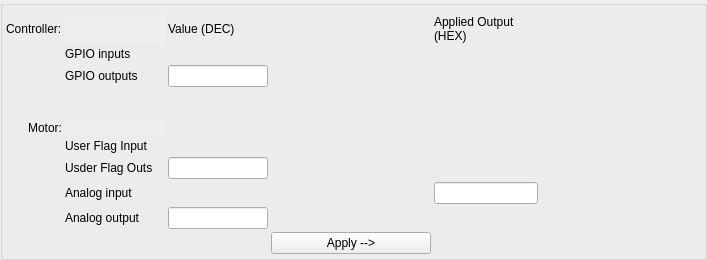
<?xml version="1.0" encoding="UTF-8"?>
<ui version="4.0">
 <class>Form</class>
 <widget class="QWidget" name="Form">
  <property name="geometry">
   <rect>
    <x>0</x>
    <y>0</y>
    <width>707</width>
    <height>260</height>
   </rect>
  </property>
  <property name="windowTitle">
   <string>Form</string>
  </property>
  <property name="styleSheet">
   <string notr="true"/>
  </property>
  <layout class="QVBoxLayout" name="verticalLayout">
   <property name="spacing">
    <number>0</number>
   </property>
   <property name="leftMargin">
    <number>0</number>
   </property>
   <property name="topMargin">
    <number>0</number>
   </property>
   <property name="rightMargin">
    <number>0</number>
   </property>
   <property name="bottomMargin">
    <number>0</number>
   </property>
   <item>
    <widget class="QEGroupBox" name="qegroupbox_7">
     <property name="title" stdset="0">
      <string/>
     </property>
     <layout class="QGridLayout" name="gridLayout_8">
      <property name="leftMargin">
       <number>3</number>
      </property>
      <property name="topMargin">
       <number>9</number>
      </property>
      <property name="rightMargin">
       <number>3</number>
      </property>
      <property name="bottomMargin">
       <number>3</number>
      </property>
      <property name="spacing">
       <number>3</number>
      </property>
      <item row="10" column="1">
       <widget class="QLabel" name="label_51">
        <property name="sizePolicy">
         <sizepolicy hsizetype="Preferred" vsizetype="Preferred">
          <horstretch>0</horstretch>
          <verstretch>0</verstretch>
         </sizepolicy>
        </property>
        <property name="minimumSize">
         <size>
          <width>100</width>
          <height>0</height>
         </size>
        </property>
        <property name="text">
         <string>Analog output</string>
        </property>
       </widget>
      </item>
      <item row="6" column="1">
       <widget class="QLabel" name="label_55">
        <property name="sizePolicy">
         <sizepolicy hsizetype="Preferred" vsizetype="Preferred">
          <horstretch>0</horstretch>
          <verstretch>0</verstretch>
         </sizepolicy>
        </property>
        <property name="minimumSize">
         <size>
          <width>0</width>
          <height>0</height>
         </size>
        </property>
        <property name="text">
         <string>User Flag Input</string>
        </property>
       </widget>
      </item>
      <item row="2" column="1">
       <widget class="QLabel" name="label_58">
        <property name="sizePolicy">
         <sizepolicy hsizetype="Preferred" vsizetype="Preferred">
          <horstretch>0</horstretch>
          <verstretch>0</verstretch>
         </sizepolicy>
        </property>
        <property name="minimumSize">
         <size>
          <width>100</width>
          <height>0</height>
         </size>
        </property>
        <property name="text">
         <string>GPIO inputs</string>
        </property>
       </widget>
      </item>
      <item row="8" column="3">
       <widget class="QEBitStatus" name="qebitstatus_40">
        <property name="sizePolicy">
         <sizepolicy hsizetype="Fixed" vsizetype="Preferred">
          <horstretch>0</horstretch>
          <verstretch>0</verstretch>
         </sizepolicy>
        </property>
        <property name="minimumSize">
         <size>
          <width>160</width>
          <height>16</height>
         </size>
        </property>
        <property name="maximumSize">
         <size>
          <width>160</width>
          <height>16</height>
         </size>
        </property>
        <property name="numberOfBits">
         <number>12</number>
        </property>
        <property name="shift">
         <number>0</number>
        </property>
        <property name="onColour">
         <color>
          <red>0</red>
          <green>255</green>
          <blue>0</blue>
         </color>
        </property>
        <property name="offColour">
         <color>
          <red>194</red>
          <green>194</green>
          <blue>194</blue>
         </color>
        </property>
        <property name="variable" stdset="0">
         <string>$(MOTOR):FlagsOut</string>
        </property>
        <property name="variableSubstitutions" stdset="0">
         <string/>
        </property>
       </widget>
      </item>
      <item row="8" column="4">
       <widget class="QELabel" name="qelabel_54">
        <property name="minimumSize">
         <size>
          <width>100</width>
          <height>16</height>
         </size>
        </property>
        <property name="alignment">
         <set>Qt::AlignLeading|Qt::AlignLeft|Qt::AlignVCenter</set>
        </property>
        <property name="variable" stdset="0">
         <string>$(MOTOR):FlagsOutRbv</string>
        </property>
        <property name="variableSubstitutions" stdset="0">
         <string/>
        </property>
        <property name="precision">
         <number>0</number>
        </property>
        <property name="useDbPrecision">
         <bool>false</bool>
        </property>
        <property name="addUnits">
         <bool>false</bool>
        </property>
        <property name="forceSign">
         <bool>false</bool>
        </property>
        <property name="format" stdset="0">
         <enum>QELabel::UnsignedInteger</enum>
        </property>
        <property name="radix">
         <number>16</number>
        </property>
        <property name="separator" stdset="0">
         <enum>QELabel::Space</enum>
        </property>
        <property name="leadingZero" stdset="0">
         <bool>false</bool>
        </property>
        <property name="trailingZeros" stdset="0">
         <bool>false</bool>
        </property>
       </widget>
      </item>
      <item row="3" column="1">
       <widget class="QLabel" name="label_57">
        <property name="sizePolicy">
         <sizepolicy hsizetype="Preferred" vsizetype="Preferred">
          <horstretch>0</horstretch>
          <verstretch>0</verstretch>
         </sizepolicy>
        </property>
        <property name="minimumSize">
         <size>
          <width>100</width>
          <height>0</height>
         </size>
        </property>
        <property name="text">
         <string>GPIO outputs</string>
        </property>
       </widget>
      </item>
      <item row="9" column="1">
       <widget class="QLabel" name="label_49">
        <property name="sizePolicy">
         <sizepolicy hsizetype="Preferred" vsizetype="Preferred">
          <horstretch>0</horstretch>
          <verstretch>0</verstretch>
         </sizepolicy>
        </property>
        <property name="minimumSize">
         <size>
          <width>100</width>
          <height>0</height>
         </size>
        </property>
        <property name="text">
         <string>Analog input</string>
        </property>
       </widget>
      </item>
      <item row="8" column="5">
       <widget class="QEBitStatus" name="qebitstatus_41">
        <property name="sizePolicy">
         <sizepolicy hsizetype="Fixed" vsizetype="Preferred">
          <horstretch>0</horstretch>
          <verstretch>0</verstretch>
         </sizepolicy>
        </property>
        <property name="minimumSize">
         <size>
          <width>160</width>
          <height>16</height>
         </size>
        </property>
        <property name="maximumSize">
         <size>
          <width>160</width>
          <height>16</height>
         </size>
        </property>
        <property name="numberOfBits">
         <number>12</number>
        </property>
        <property name="shift">
         <number>0</number>
        </property>
        <property name="onColour">
         <color>
          <red>0</red>
          <green>255</green>
          <blue>0</blue>
         </color>
        </property>
        <property name="offColour">
         <color>
          <red>194</red>
          <green>194</green>
          <blue>194</blue>
         </color>
        </property>
        <property name="variable" stdset="0">
         <string>$(MOTOR):FlagsOutRbv</string>
        </property>
        <property name="variableSubstitutions" stdset="0">
         <string/>
        </property>
       </widget>
      </item>
      <item row="1" column="0">
       <widget class="QLabel" name="label_60">
        <property name="sizePolicy">
         <sizepolicy hsizetype="Preferred" vsizetype="Preferred">
          <horstretch>0</horstretch>
          <verstretch>0</verstretch>
         </sizepolicy>
        </property>
        <property name="minimumSize">
         <size>
          <width>0</width>
          <height>0</height>
         </size>
        </property>
        <property name="text">
         <string>Controller:</string>
        </property>
        <property name="alignment">
         <set>Qt::AlignLeading|Qt::AlignLeft|Qt::AlignVCenter</set>
        </property>
       </widget>
      </item>
      <item row="1" column="4">
       <widget class="QLabel" name="label_50">
        <property name="sizePolicy">
         <sizepolicy hsizetype="Preferred" vsizetype="Preferred">
          <horstretch>0</horstretch>
          <verstretch>0</verstretch>
         </sizepolicy>
        </property>
        <property name="minimumSize">
         <size>
          <width>0</width>
          <height>0</height>
         </size>
        </property>
        <property name="text">
         <string>Applied Output (HEX)</string>
        </property>
        <property name="wordWrap">
         <bool>true</bool>
        </property>
       </widget>
      </item>
      <item row="5" column="1">
       <widget class="QELabel" name="rbv_7">
        <property name="sizePolicy">
         <sizepolicy hsizetype="Preferred" vsizetype="Preferred">
          <horstretch>0</horstretch>
          <verstretch>0</verstretch>
         </sizepolicy>
        </property>
        <property name="minimumSize">
         <size>
          <width>100</width>
          <height>0</height>
         </size>
        </property>
        <property name="toolTip">
         <string>Readback</string>
        </property>
        <property name="autoFillBackground">
         <bool>true</bool>
        </property>
        <property name="variable" stdset="0">
         <string>$(MOTOR).NAME</string>
        </property>
        <property name="variableAsToolTip">
         <bool>false</bool>
        </property>
        <property name="styleSheet">
         <string notr="true"/>
        </property>
       </widget>
      </item>
      <item row="6" column="3">
       <widget class="QEBitStatus" name="qebitstatus_39">
        <property name="sizePolicy">
         <sizepolicy hsizetype="Fixed" vsizetype="Preferred">
          <horstretch>0</horstretch>
          <verstretch>0</verstretch>
         </sizepolicy>
        </property>
        <property name="minimumSize">
         <size>
          <width>160</width>
          <height>16</height>
         </size>
        </property>
        <property name="maximumSize">
         <size>
          <width>160</width>
          <height>16</height>
         </size>
        </property>
        <property name="numberOfBits">
         <number>2</number>
        </property>
        <property name="shift">
         <number>0</number>
        </property>
        <property name="onColour">
         <color>
          <red>0</red>
          <green>255</green>
          <blue>0</blue>
         </color>
        </property>
        <property name="offColour">
         <color>
          <red>194</red>
          <green>194</green>
          <blue>194</blue>
         </color>
        </property>
        <property name="variable" stdset="0">
         <string>$(MOTOR):FlagsIn</string>
        </property>
        <property name="variableSubstitutions" stdset="0">
         <string/>
        </property>
       </widget>
      </item>
      <item row="10" column="4">
       <widget class="QELabel" name="qelabel_50">
        <property name="minimumSize">
         <size>
          <width>80</width>
          <height>0</height>
         </size>
        </property>
        <property name="maximumSize">
         <size>
          <width>100</width>
          <height>16777215</height>
         </size>
        </property>
        <property name="alignment">
         <set>Qt::AlignLeading|Qt::AlignLeft|Qt::AlignVCenter</set>
        </property>
        <property name="variable" stdset="0">
         <string>$(MOTOR):DacOutRbv</string>
        </property>
        <property name="variableSubstitutions" stdset="0">
         <string/>
        </property>
        <property name="forceSign">
         <bool>true</bool>
        </property>
        <property name="format" stdset="0">
         <enum>QELabel::Floating</enum>
        </property>
        <property name="notation" stdset="0">
         <enum>QELabel::Fixed</enum>
        </property>
       </widget>
      </item>
      <item row="3" column="5">
       <widget class="QEBitStatus" name="qebitstatus_43">
        <property name="sizePolicy">
         <sizepolicy hsizetype="Fixed" vsizetype="Preferred">
          <horstretch>0</horstretch>
          <verstretch>0</verstretch>
         </sizepolicy>
        </property>
        <property name="minimumSize">
         <size>
          <width>160</width>
          <height>16</height>
         </size>
        </property>
        <property name="maximumSize">
         <size>
          <width>160</width>
          <height>16</height>
         </size>
        </property>
        <property name="numberOfBits">
         <number>8</number>
        </property>
        <property name="shift">
         <number>16</number>
        </property>
        <property name="onColour">
         <color>
          <red>0</red>
          <green>255</green>
          <blue>0</blue>
         </color>
        </property>
        <property name="offColour">
         <color>
          <red>194</red>
          <green>194</green>
          <blue>194</blue>
         </color>
        </property>
        <property name="variable" stdset="0">
         <string>$(PBRICK):GpioOut1Rbv</string>
        </property>
        <property name="variableSubstitutions" stdset="0">
         <string/>
        </property>
       </widget>
      </item>
      <item row="1" column="2">
       <widget class="QLabel" name="label_53">
        <property name="sizePolicy">
         <sizepolicy hsizetype="Preferred" vsizetype="Preferred">
          <horstretch>0</horstretch>
          <verstretch>0</verstretch>
         </sizepolicy>
        </property>
        <property name="minimumSize">
         <size>
          <width>0</width>
          <height>0</height>
         </size>
        </property>
        <property name="text">
         <string>Value (DEC)</string>
        </property>
       </widget>
      </item>
      <item row="3" column="2">
       <widget class="QELineEdit" name="qelineedit_5">
        <property name="minimumSize">
         <size>
          <width>100</width>
          <height>0</height>
         </size>
        </property>
        <property name="variable" stdset="0">
         <string>$(PBRICK):GpioOut1</string>
        </property>
        <property name="userLevelEnabled" stdset="0">
         <enum>QEGenericEdit::Engineer</enum>
        </property>
        <property name="precision">
         <number>0</number>
        </property>
        <property name="useDbPrecision">
         <bool>false</bool>
        </property>
        <property name="format" stdset="0">
         <enum>QELineEdit::UnsignedInteger</enum>
        </property>
        <property name="radix">
         <number>16</number>
        </property>
        <property name="separator" stdset="0">
         <enum>QELineEdit::NoSeparator</enum>
        </property>
       </widget>
      </item>
      <item row="2" column="2">
       <widget class="QELabel" name="qelabel_55">
        <property name="minimumSize">
         <size>
          <width>100</width>
          <height>0</height>
         </size>
        </property>
        <property name="variable" stdset="0">
         <string>$(PBRICK):GpioIn1</string>
        </property>
        <property name="variableSubstitutions" stdset="0">
         <string/>
        </property>
        <property name="precision">
         <number>0</number>
        </property>
        <property name="useDbPrecision">
         <bool>false</bool>
        </property>
        <property name="addUnits">
         <bool>false</bool>
        </property>
        <property name="format" stdset="0">
         <enum>QELabel::UnsignedInteger</enum>
        </property>
        <property name="radix">
         <number>16</number>
        </property>
        <property name="separator" stdset="0">
         <enum>QELabel::Space</enum>
        </property>
        <property name="leadingZero" stdset="0">
         <bool>false</bool>
        </property>
        <property name="trailingZeros" stdset="0">
         <bool>false</bool>
        </property>
       </widget>
      </item>
      <item row="8" column="1">
       <widget class="QLabel" name="label_54">
        <property name="sizePolicy">
         <sizepolicy hsizetype="Preferred" vsizetype="Preferred">
          <horstretch>0</horstretch>
          <verstretch>0</verstretch>
         </sizepolicy>
        </property>
        <property name="minimumSize">
         <size>
          <width>100</width>
          <height>0</height>
         </size>
        </property>
        <property name="text">
         <string>Usder Flag Outs</string>
        </property>
       </widget>
      </item>
      <item row="10" column="2">
       <widget class="QELineEdit" name="qelineedit_2">
        <property name="minimumSize">
         <size>
          <width>100</width>
          <height>0</height>
         </size>
        </property>
        <property name="variable" stdset="0">
         <string>$(MOTOR):DacOut</string>
        </property>
        <property name="userLevelEnabled" stdset="0">
         <enum>QEGenericEdit::Engineer</enum>
        </property>
       </widget>
      </item>
      <item row="6" column="2">
       <widget class="QELabel" name="qelabel_53">
        <property name="minimumSize">
         <size>
          <width>100</width>
          <height>16</height>
         </size>
        </property>
        <property name="alignment">
         <set>Qt::AlignLeading|Qt::AlignLeft|Qt::AlignVCenter</set>
        </property>
        <property name="variable" stdset="0">
         <string>$(MOTOR):FlagsIn</string>
        </property>
        <property name="variableSubstitutions" stdset="0">
         <string/>
        </property>
        <property name="precision">
         <number>0</number>
        </property>
        <property name="useDbPrecision">
         <bool>false</bool>
        </property>
        <property name="addUnits">
         <bool>false</bool>
        </property>
        <property name="format" stdset="0">
         <enum>QELabel::UnsignedInteger</enum>
        </property>
        <property name="radix">
         <number>16</number>
        </property>
        <property name="separator" stdset="0">
         <enum>QELabel::Space</enum>
        </property>
        <property name="leadingZero" stdset="0">
         <bool>false</bool>
        </property>
        <property name="trailingZeros" stdset="0">
         <bool>false</bool>
        </property>
       </widget>
      </item>
      <item row="9" column="4">
       <widget class="QELineEdit" name="qelineedit_7">
        <property name="minimumSize">
         <size>
          <width>60</width>
          <height>0</height>
         </size>
        </property>
        <property name="variable" stdset="0">
         <string>$(MOTOR):FlagsOut</string>
        </property>
        <property name="visible" stdset="0">
         <bool>false</bool>
        </property>
        <property name="userLevelEnabled" stdset="0">
         <enum>QEGenericEdit::Engineer</enum>
        </property>
        <property name="precision">
         <number>0</number>
        </property>
        <property name="format" stdset="0">
         <enum>QELineEdit::UnsignedInteger</enum>
        </property>
        <property name="radix">
         <number>16</number>
        </property>
       </widget>
      </item>
      <item row="1" column="1">
       <widget class="QELabel" name="rbv_6">
        <property name="sizePolicy">
         <sizepolicy hsizetype="Preferred" vsizetype="Preferred">
          <horstretch>0</horstretch>
          <verstretch>0</verstretch>
         </sizepolicy>
        </property>
        <property name="minimumSize">
         <size>
          <width>100</width>
          <height>0</height>
         </size>
        </property>
        <property name="toolTip">
         <string>Readback</string>
        </property>
        <property name="autoFillBackground">
         <bool>true</bool>
        </property>
        <property name="variable" stdset="0">
         <string>$(PBRICK):NAME</string>
        </property>
        <property name="variableAsToolTip">
         <bool>false</bool>
        </property>
        <property name="styleSheet">
         <string notr="true"/>
        </property>
       </widget>
      </item>
      <item row="5" column="0">
       <widget class="QLabel" name="label_61">
        <property name="sizePolicy">
         <sizepolicy hsizetype="Preferred" vsizetype="Preferred">
          <horstretch>0</horstretch>
          <verstretch>0</verstretch>
         </sizepolicy>
        </property>
        <property name="minimumSize">
         <size>
          <width>0</width>
          <height>0</height>
         </size>
        </property>
        <property name="text">
         <string>Motor:</string>
        </property>
        <property name="alignment">
         <set>Qt::AlignRight|Qt::AlignTrailing|Qt::AlignVCenter</set>
        </property>
       </widget>
      </item>
      <item row="2" column="3">
       <widget class="QEBitStatus" name="qebitstatus_42">
        <property name="sizePolicy">
         <sizepolicy hsizetype="Fixed" vsizetype="Preferred">
          <horstretch>0</horstretch>
          <verstretch>0</verstretch>
         </sizepolicy>
        </property>
        <property name="minimumSize">
         <size>
          <width>160</width>
          <height>16</height>
         </size>
        </property>
        <property name="maximumSize">
         <size>
          <width>160</width>
          <height>16</height>
         </size>
        </property>
        <property name="numberOfBits">
         <number>16</number>
        </property>
        <property name="shift">
         <number>0</number>
        </property>
        <property name="onColour">
         <color>
          <red>0</red>
          <green>255</green>
          <blue>0</blue>
         </color>
        </property>
        <property name="offColour">
         <color>
          <red>194</red>
          <green>194</green>
          <blue>194</blue>
         </color>
        </property>
        <property name="variable" stdset="0">
         <string>$(PBRICK):GpioIn1</string>
        </property>
        <property name="variableSubstitutions" stdset="0">
         <string/>
        </property>
       </widget>
      </item>
      <item row="3" column="4">
       <widget class="QELabel" name="qelabel_56">
        <property name="minimumSize">
         <size>
          <width>100</width>
          <height>0</height>
         </size>
        </property>
        <property name="variable" stdset="0">
         <string>$(PBRICK):GpioOut1Rbv</string>
        </property>
        <property name="variableSubstitutions" stdset="0">
         <string/>
        </property>
        <property name="precision">
         <number>0</number>
        </property>
        <property name="useDbPrecision">
         <bool>false</bool>
        </property>
        <property name="addUnits">
         <bool>false</bool>
        </property>
        <property name="format" stdset="0">
         <enum>QELabel::UnsignedInteger</enum>
        </property>
        <property name="radix">
         <number>16</number>
        </property>
        <property name="separator" stdset="0">
         <enum>QELabel::Space</enum>
        </property>
        <property name="leadingZero" stdset="0">
         <bool>false</bool>
        </property>
        <property name="trailingZeros" stdset="0">
         <bool>false</bool>
        </property>
       </widget>
      </item>
      <item row="8" column="2">
       <widget class="QELineEdit" name="qelineedit_4">
        <property name="minimumSize">
         <size>
          <width>100</width>
          <height>0</height>
         </size>
        </property>
        <property name="variable" stdset="0">
         <string>$(MOTOR):FlagsOut</string>
        </property>
        <property name="userLevelEnabled" stdset="0">
         <enum>QEGenericEdit::Engineer</enum>
        </property>
        <property name="precision">
         <number>0</number>
        </property>
        <property name="format" stdset="0">
         <enum>QELineEdit::UnsignedInteger</enum>
        </property>
        <property name="radix">
         <number>16</number>
        </property>
       </widget>
      </item>
      <item row="9" column="2">
       <widget class="QELabel" name="qelabel_51">
        <property name="minimumSize">
         <size>
          <width>100</width>
          <height>0</height>
         </size>
        </property>
        <property name="alignment">
         <set>Qt::AlignLeading|Qt::AlignLeft|Qt::AlignVCenter</set>
        </property>
        <property name="variable" stdset="0">
         <string>$(MOTOR):AdcIn</string>
        </property>
        <property name="variableSubstitutions" stdset="0">
         <string/>
        </property>
        <property name="forceSign">
         <bool>true</bool>
        </property>
        <property name="format" stdset="0">
         <enum>QELabel::Floating</enum>
        </property>
        <property name="notation" stdset="0">
         <enum>QELabel::Fixed</enum>
        </property>
       </widget>
      </item>
      <item row="11" column="3">
       <layout class="QHBoxLayout" name="horizontalLayout_2">
        <item>
         <widget class="QEPushButton" name="qepushbutton_8">
          <property name="enabled">
           <bool>true</bool>
          </property>
          <property name="sizePolicy">
           <sizepolicy hsizetype="Preferred" vsizetype="Fixed">
            <horstretch>0</horstretch>
            <verstretch>0</verstretch>
           </sizepolicy>
          </property>
          <property name="minimumSize">
           <size>
            <width>0</width>
            <height>20</height>
           </size>
          </property>
          <property name="text">
           <string>Apply --&gt;</string>
          </property>
          <property name="variable" stdset="0">
           <string>$(MOTOR):HardOverride</string>
          </property>
          <property name="confirmAction">
           <bool>true</bool>
          </property>
          <property name="confirmText">
           <string>Will apply outputs to the controller's registers. Are you sure?</string>
          </property>
          <property name="releaseText">
           <string>2</string>
          </property>
          <property name="userLevelEnabled" stdset="0">
           <enum>QEPushButton::Engineer</enum>
          </property>
         </widget>
        </item>
       </layout>
      </item>
      <item row="3" column="3">
       <widget class="QEBitStatus" name="qebitstatus_38">
        <property name="sizePolicy">
         <sizepolicy hsizetype="Fixed" vsizetype="Preferred">
          <horstretch>0</horstretch>
          <verstretch>0</verstretch>
         </sizepolicy>
        </property>
        <property name="minimumSize">
         <size>
          <width>160</width>
          <height>16</height>
         </size>
        </property>
        <property name="maximumSize">
         <size>
          <width>160</width>
          <height>16</height>
         </size>
        </property>
        <property name="numberOfBits">
         <number>8</number>
        </property>
        <property name="shift">
         <number>0</number>
        </property>
        <property name="onColour">
         <color>
          <red>0</red>
          <green>255</green>
          <blue>0</blue>
         </color>
        </property>
        <property name="offColour">
         <color>
          <red>194</red>
          <green>194</green>
          <blue>194</blue>
         </color>
        </property>
        <property name="variable" stdset="0">
         <string>$(PBRICK):GpioOut1</string>
        </property>
        <property name="variableSubstitutions" stdset="0">
         <string/>
        </property>
       </widget>
      </item>
      <item row="4" column="1">
       <spacer name="verticalSpacer">
        <property name="orientation">
         <enum>Qt::Vertical</enum>
        </property>
        <property name="sizeHint" stdset="0">
         <size>
          <width>20</width>
          <height>20</height>
         </size>
        </property>
       </spacer>
      </item>
     </layout>
    </widget>
   </item>
  </layout>
 </widget>
 <customwidgets>
  <customwidget>
   <class>QEBitStatus</class>
   <extends>QBitStatus</extends>
   <header>QEBitStatus.h</header>
  </customwidget>
  <customwidget>
   <class>QELabel</class>
   <extends>QLabel</extends>
   <header>QELabel.h</header>
  </customwidget>
  <customwidget>
   <class>QELineEdit</class>
   <extends>QLineEdit</extends>
   <header>QELineEdit.h</header>
  </customwidget>
  <customwidget>
   <class>QEPushButton</class>
   <extends>QPushButton</extends>
   <header>QEPushButton.h</header>
  </customwidget>
  <customwidget>
   <class>QBitStatus</class>
   <extends>QWidget</extends>
   <header>QBitStatus.h</header>
  </customwidget>
  <customwidget>
   <class>QEGroupBox</class>
   <extends>QGroupBox</extends>
   <header>QEGroupBox.h</header>
   <container>1</container>
  </customwidget>
 </customwidgets>
 <resources/>
 <connections/>
</ui>
